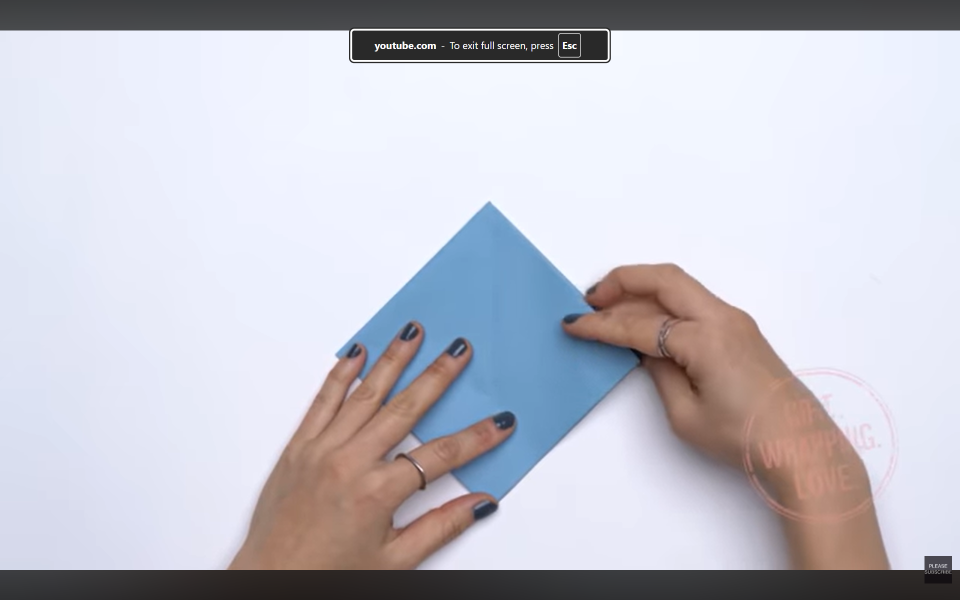
#> input picture data/samples/1.png, 1920 x 1200 px, given in place of the camera (shown at 1/2 size)
$ python test_camera.py
#> lines starting #> are read from the running program, lines starting #| are printed output that depends on the picture; after the words box and inside, x2 and y2 are one past the last pixel; in counts of white or black regions, pixels touching at a corner belong together
#> in run_camera, frame is the input picture: shape (1200, 1920, 3); mean B, G, R 203.3, 193.9, 194.3
import os
from datetime import datetime
import cv2
import numpy as np


def draw_info_overlay(frame, mode_name, fps):
#> called with mode_name = 'Original', fps = 0.369
    h, w = frame.shape[:2]
#> h = 1200; w = 1920

    overlay = frame.copy()
    cv2.rectangle(overlay, (0, 0), (w, 50), (0, 0, 0), -1)
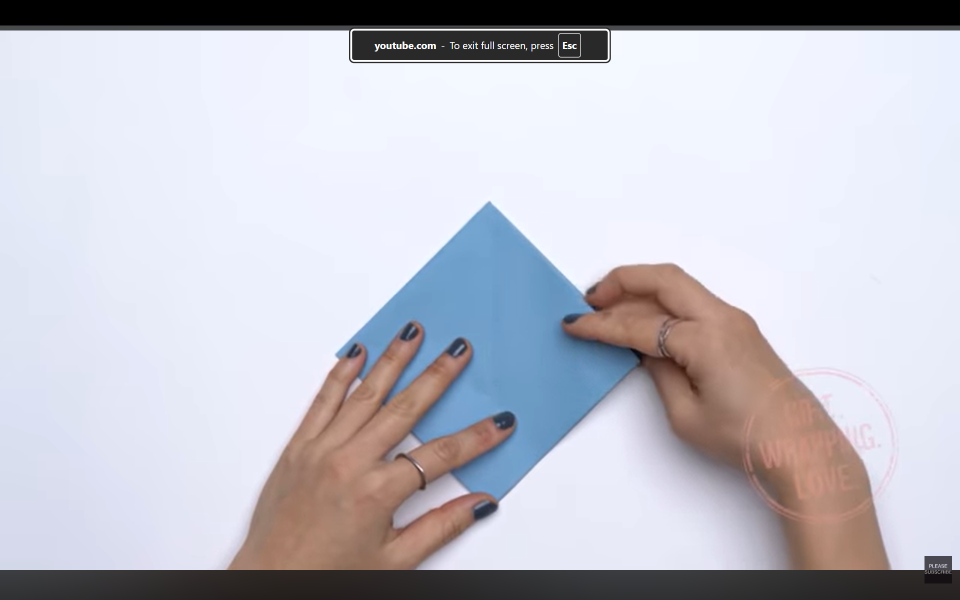
#> overlay: shape (1200, 1920, 3) (shown at 1/2 size); 4.25% of pixels changed, all inside (x1, y1, x2, y2) = (0, 0, 1920, 51)
    cv2.addWeighted(overlay, 0.6, frame, 0.4, 0, frame)
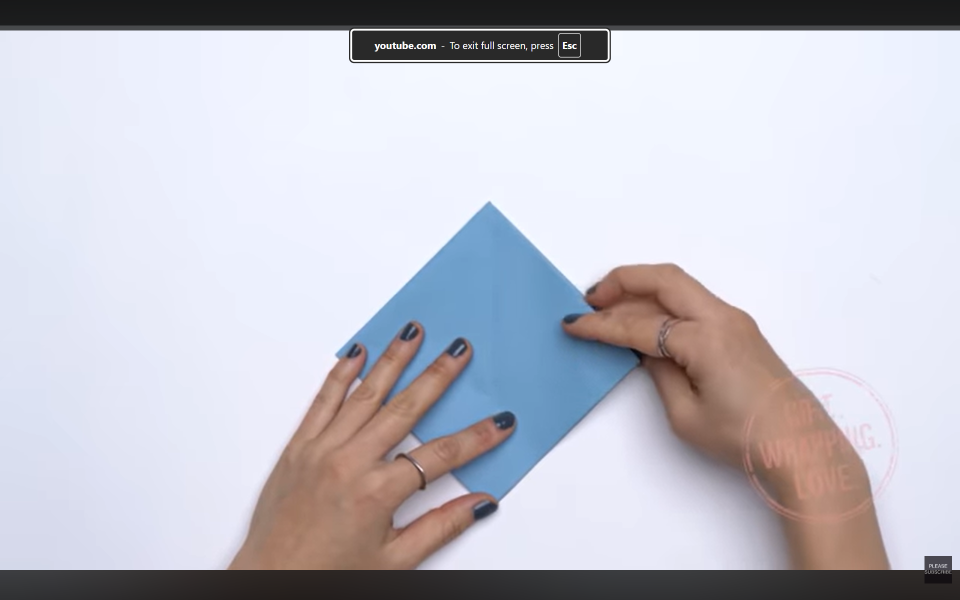
#> frame: shape (1200, 1920, 3) (shown at 1/2 size); mean B, G, R 201.6, 192.2, 192.6

    cv2.putText(frame, f"Mode: {mode_name}", (10, 30),
                cv2.FONT_HERSHEY_SIMPLEX, 0.7, (0, 255, 200), 2)
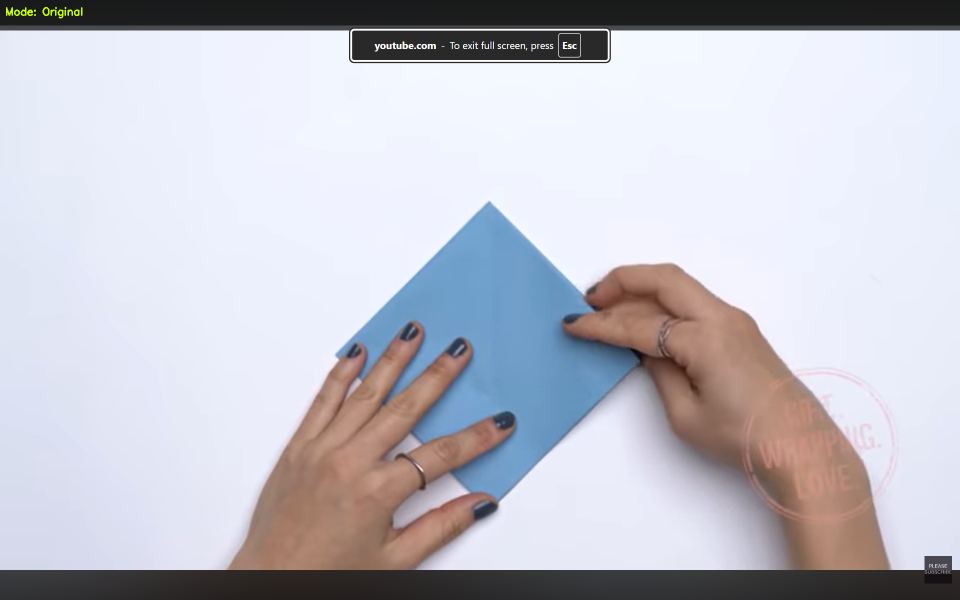
#> frame: shape (1200, 1920, 3) (shown at 1/2 size); 0.05% of pixels changed, all inside (x1, y1, x2, y2) = (12, 14, 165, 37)
    cv2.putText(frame, f"FPS: {fps:.0f}", (w - 120, 30),
                cv2.FONT_HERSHEY_SIMPLEX, 0.7, (0, 255, 200), 2)
#> frame: shape (1200, 1920, 3); 0.02% of pixels changed, all inside (x1, y1, x2, y2) = (1802, 14, 1873, 32)

    overlay2 = frame.copy()
    cv2.rectangle(overlay2, (0, h - 35), (w, h), (0, 0, 0), -1)
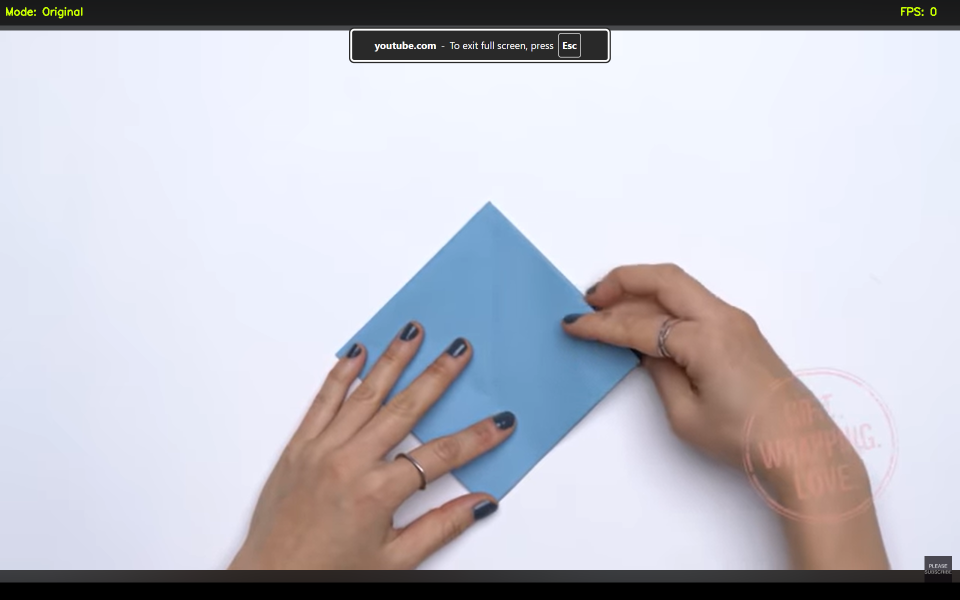
#> overlay2: shape (1200, 1920, 3) (shown at 1/2 size); mean B, G, R 200.3, 191.1, 191.4
    cv2.addWeighted(overlay2, 0.6, frame, 0.4, 0, frame)
#> frame: shape (1200, 1920, 3); mean B, G, R 200.8, 191.6, 192
    cv2.putText(frame, "[Q] Quit  [S] Save  [M] Switch Mode", (10, h - 10),
                cv2.FONT_HERSHEY_SIMPLEX, 0.5, (200, 200, 200), 1)
#> frame: shape (1200, 1920, 3); mean B, G, R 200.8, 191.7, 192

    return frame


def process_original(frame):
    return frame.copy()


def process_grayscale(frame):
    gray = cv2.cvtColor(frame, cv2.COLOR_BGR2GRAY)
    return cv2.cvtColor(gray, cv2.COLOR_GRAY2BGR)


def process_edges(frame):
    gray = cv2.cvtColor(frame, cv2.COLOR_BGR2GRAY)
    blurred = cv2.GaussianBlur(gray, (5, 5), 0)
    edges = cv2.Canny(blurred, 50, 150)
    result = np.zeros_like(frame)
    result[:, :, 1] = edges
    return result


def process_contours(frame):
    gray = cv2.cvtColor(frame, cv2.COLOR_BGR2GRAY)
    blurred = cv2.GaussianBlur(gray, (5, 5), 0)
    edges = cv2.Canny(blurred, 50, 150)

    contours, _ = cv2.findContours(edges, cv2.RETR_EXTERNAL, cv2.CHAIN_APPROX_SIMPLE)

    result = frame.copy()
    min_area = 500
    for contour in contours:
        area = cv2.contourArea(contour)
        if area > min_area:
            cv2.drawContours(result, [contour], -1, (0, 255, 0), 2)
            x, y, w, h = cv2.boundingRect(contour)
            cv2.rectangle(result, (x, y), (x + w, y + h), (255, 0, 0), 2)
            cv2.putText(result, f"Area: {area:.0f}", (x, y - 10),
                        cv2.FONT_HERSHEY_SIMPLEX, 0.4, (255, 255, 0), 1)

    valid_contours = [c for c in contours if cv2.contourArea(c) > min_area]
    cv2.putText(result, f"Objects: {len(valid_contours)}", (10, 75),
                cv2.FONT_HERSHEY_SIMPLEX, 0.6, (0, 200, 255), 2)

    return result


def run_camera(device_index=0, max_frames=None):
    cap = cv2.VideoCapture(device_index)
    if not cap.isOpened():
        return False

    cap.set(cv2.CAP_PROP_FRAME_WIDTH, 640)
    cap.set(cv2.CAP_PROP_FRAME_HEIGHT, 480)

    modes = [
        ("Original", process_original),
        ("Grayscale", process_grayscale),
        ("Edges (Canny)", process_edges),
        ("Contours", process_contours),
    ]
    current_mode = 0
    screenshot_dir = os.path.join(os.path.dirname(__file__), "..", "..", "data", "screenshots")
    os.makedirs(screenshot_dir, exist_ok=True)

    prev_time = cv2.getTickCount()
    fps = 0.0
    frames_processed = 0

    while True:
        ret, frame = cap.read()
        if not ret:
            break

        frames_processed += 1
        current_time = cv2.getTickCount()
        time_diff = (current_time - prev_time) / cv2.getTickFrequency()
        if time_diff > 0:
            fps = 0.9 * fps + 0.1 * (1.0 / time_diff)
        prev_time = current_time

        mode_name, process_fn = modes[current_mode]
        display = process_fn(frame)
        display = draw_info_overlay(display, mode_name, fps)

        cv2.imshow("Origami Checker AI - Camera Test", display)

        key = cv2.waitKey(1) & 0xFF
#> (key q is pressed here)
        if key in (ord('q'), ord('Q')):
            break
        elif key in (ord('m'), ord('M')):
            current_mode = (current_mode + 1) % len(modes)
        elif key in (ord('s'), ord('S')):
            timestamp = datetime.now().strftime("%Y%m%d_%H%M%S")
            filename = os.path.join(screenshot_dir, f"capture_{timestamp}.jpg")
            cv2.imwrite(filename, frame)

        if max_frames is not None and frames_processed >= max_frames:
            break

    cap.release()
    cv2.destroyAllWindows()
    return True


if __name__ == "__main__":
    run_camera()

$ run again, on data/samples/2.png
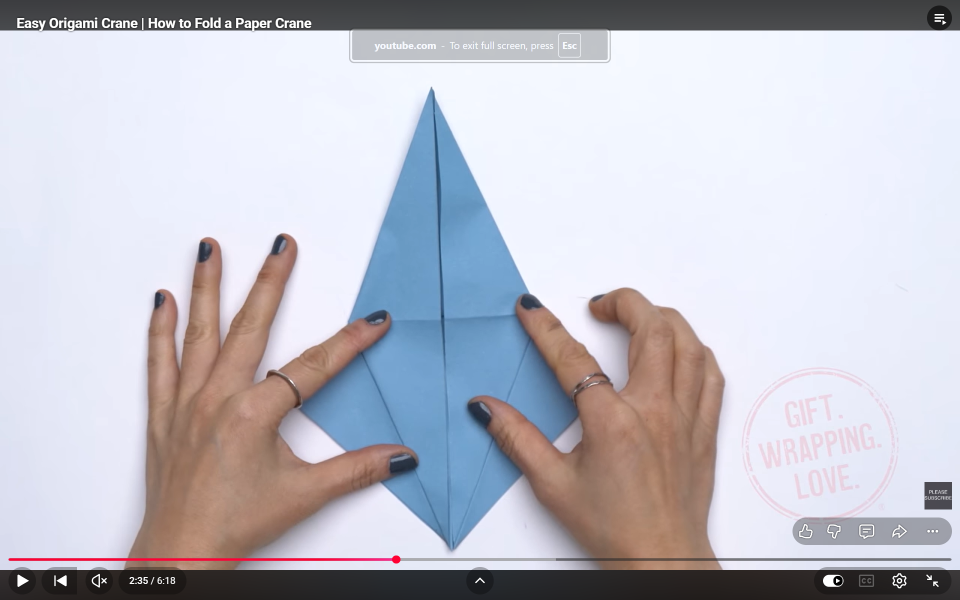
#> input picture data/samples/2.png, 1920 x 1200 px, given in place of the camera (shown at 1/2 size)
#> in run_camera, frame is the input picture: shape (1200, 1920, 3); mean B, G, R 200.1, 190.8, 191.2
#> in draw_info_overlay, `cv2.rectangle(overlay, (0, 0), (w, 50), (0, 0, 0), -1)`:
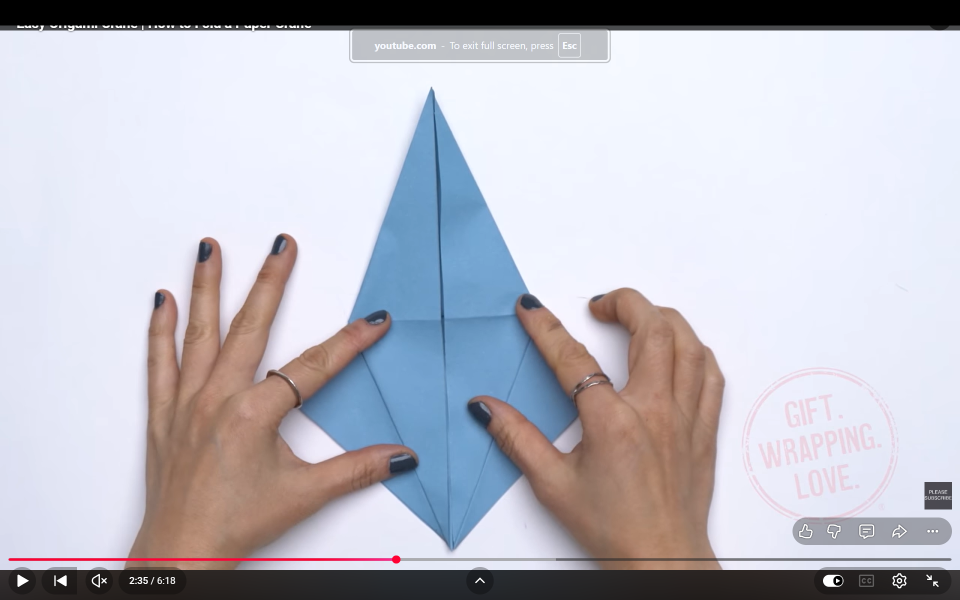
#> overlay: shape (1200, 1920, 3) (shown at 1/2 size); 4.25% of pixels changed, all inside (x1, y1, x2, y2) = (0, 0, 1920, 51)
#> overlay2: shape (1200, 1920, 3); mean B, G, R 197.1, 188, 188.4
#> in draw_info_overlay, `cv2.addWeighted(overlay2, 0.6, frame, 0.4, 0, frame)`:
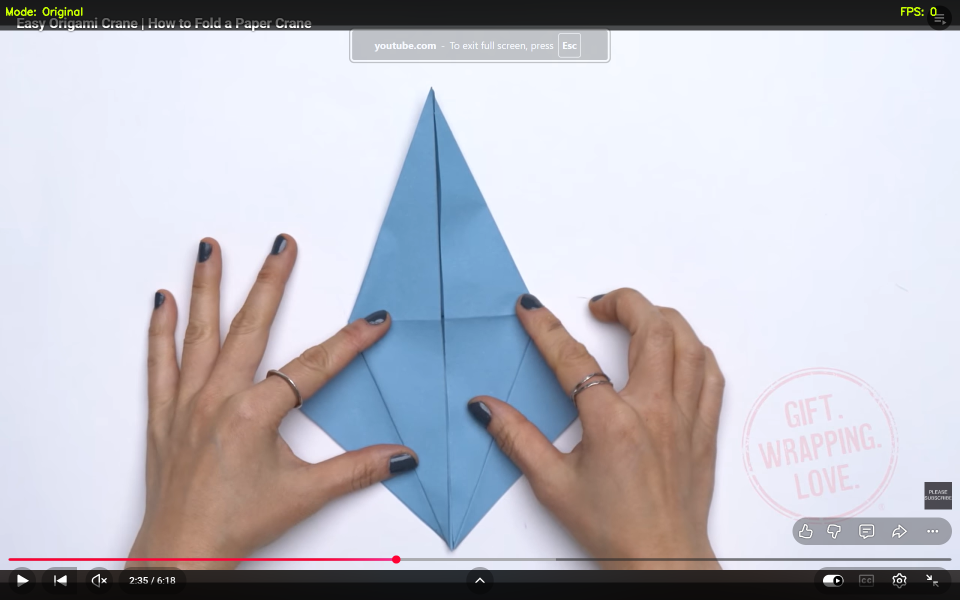
#> frame: shape (1200, 1920, 3) (shown at 1/2 size); mean B, G, R 197.5, 188.4, 188.8

$ run again, on data/samples/3.png
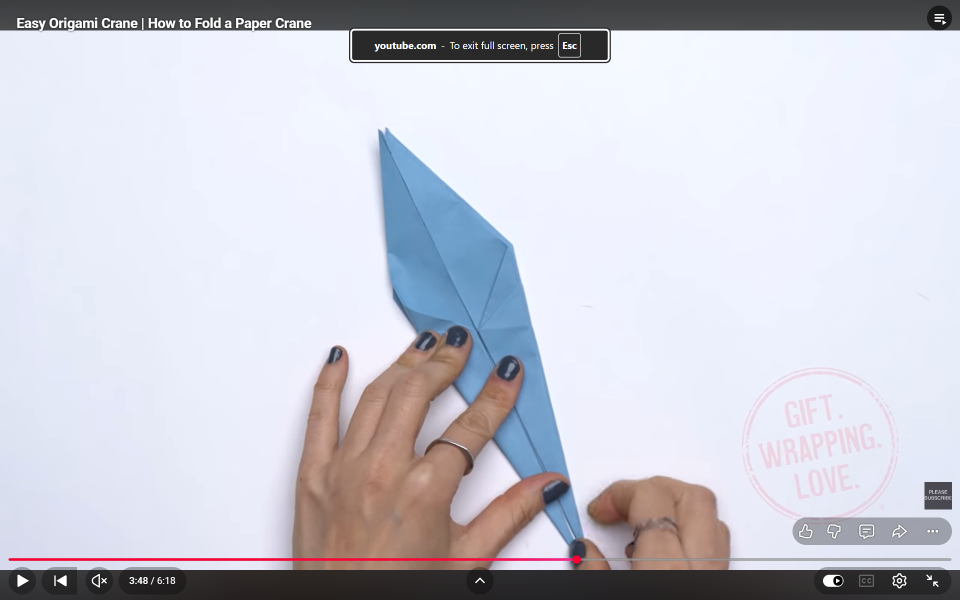
#> input picture data/samples/3.png, 1920 x 1200 px, given in place of the camera (shown at 1/2 size)
#> in run_camera, frame is the input picture: shape (1200, 1920, 3); mean B, G, R 211.9, 201.8, 201.3
#> in draw_info_overlay, `cv2.rectangle(overlay, (0, 0), (w, 50), (0, 0, 0), -1)`:
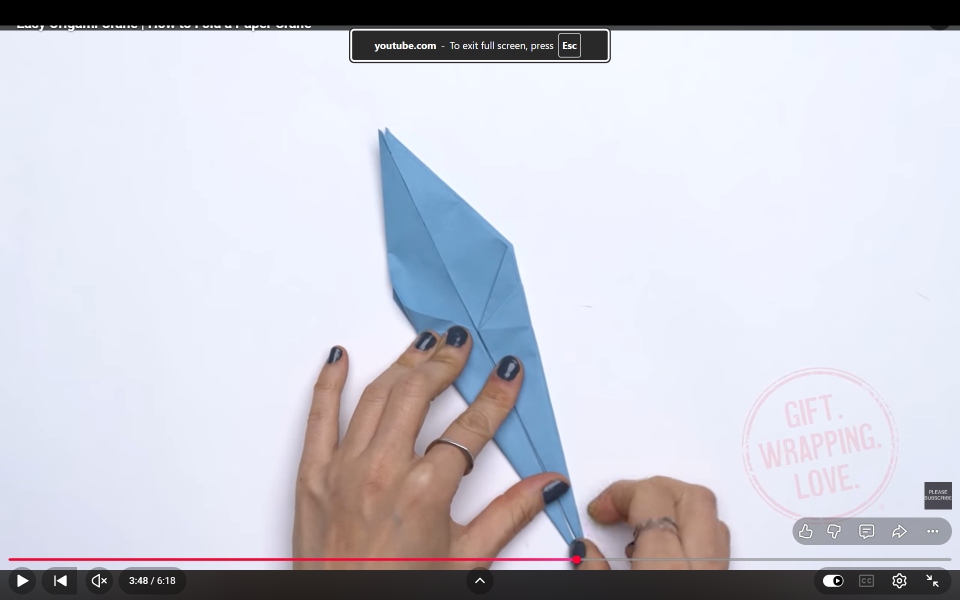
#> overlay: shape (1200, 1920, 3) (shown at 1/2 size); 4.25% of pixels changed, all inside (x1, y1, x2, y2) = (0, 0, 1920, 51)
#> overlay2: shape (1200, 1920, 3); mean B, G, R 208.8, 198.9, 198.4
#> in draw_info_overlay, `cv2.addWeighted(overlay2, 0.6, frame, 0.4, 0, frame)`:
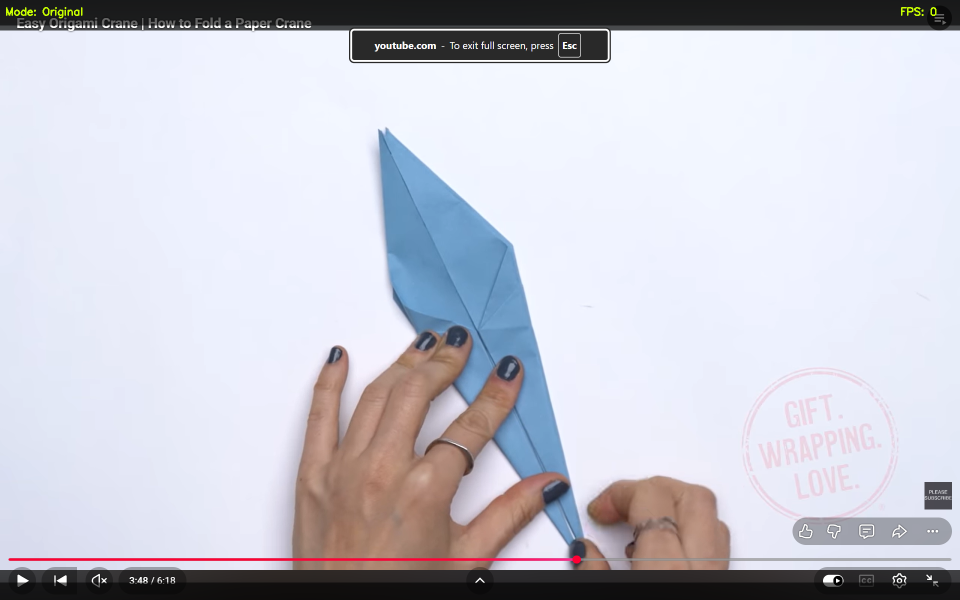
#> frame: shape (1200, 1920, 3) (shown at 1/2 size); mean B, G, R 209.3, 199.4, 198.9

$ run again, on data/samples/4.png
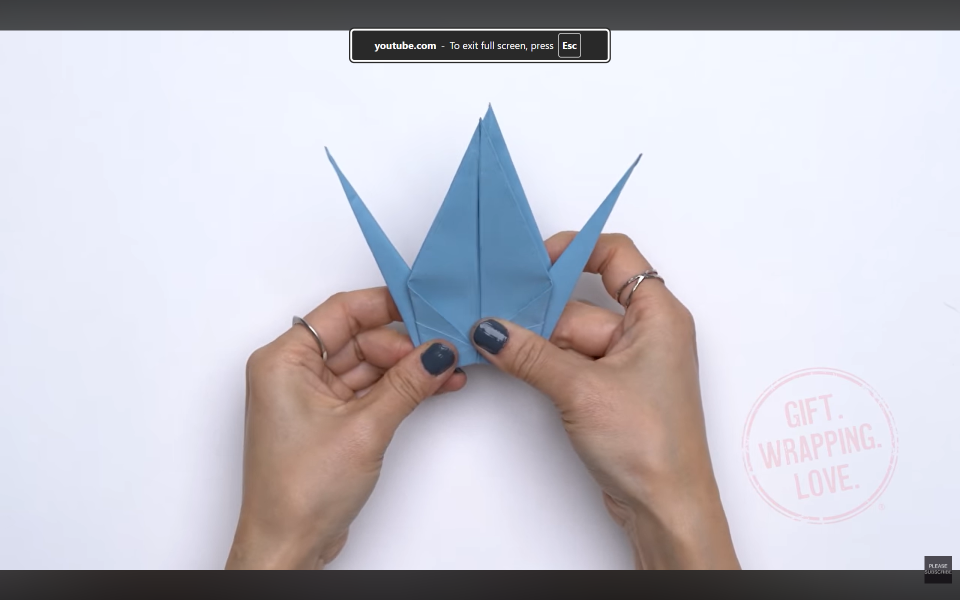
#> input picture data/samples/4.png, 1920 x 1200 px, given in place of the camera (shown at 1/2 size)
#> in run_camera, frame is the input picture: shape (1200, 1920, 3); mean B, G, R 201.8, 193.4, 195.2
#> in draw_info_overlay, `cv2.rectangle(overlay, (0, 0), (w, 50), (0, 0, 0), -1)`:
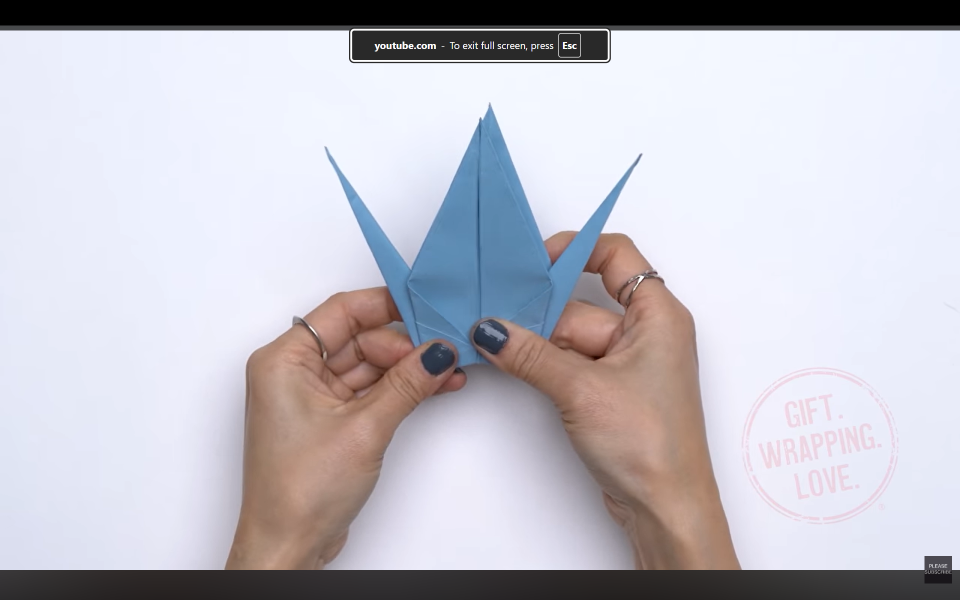
#> overlay: shape (1200, 1920, 3) (shown at 1/2 size); 4.25% of pixels changed, all inside (x1, y1, x2, y2) = (0, 0, 1920, 51)
#> in draw_info_overlay, `cv2.rectangle(overlay2, (0, h - 35), (w, h), (0, 0, 0), -1)`:
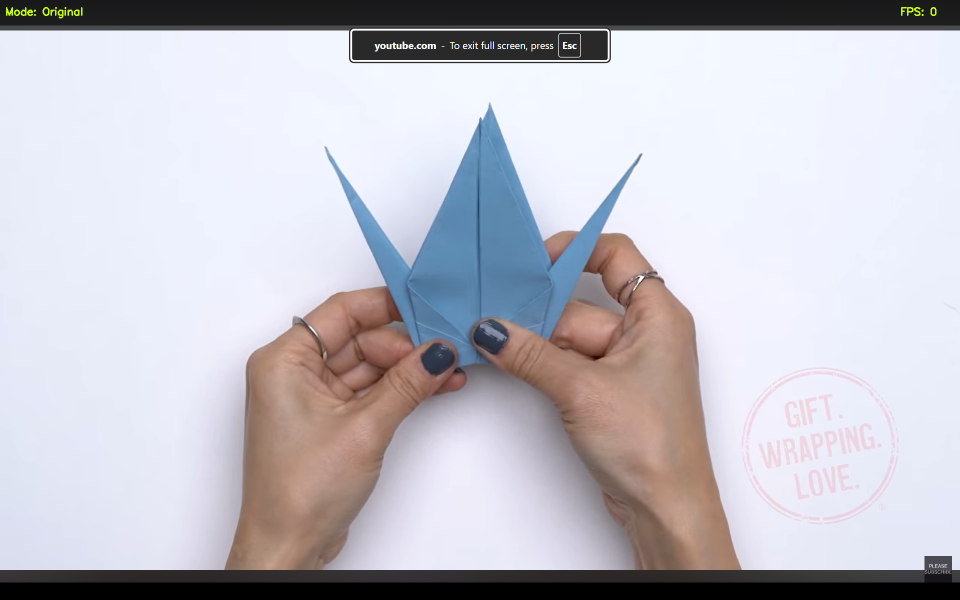
#> overlay2: shape (1200, 1920, 3) (shown at 1/2 size); mean B, G, R 198.8, 190.6, 192.3
